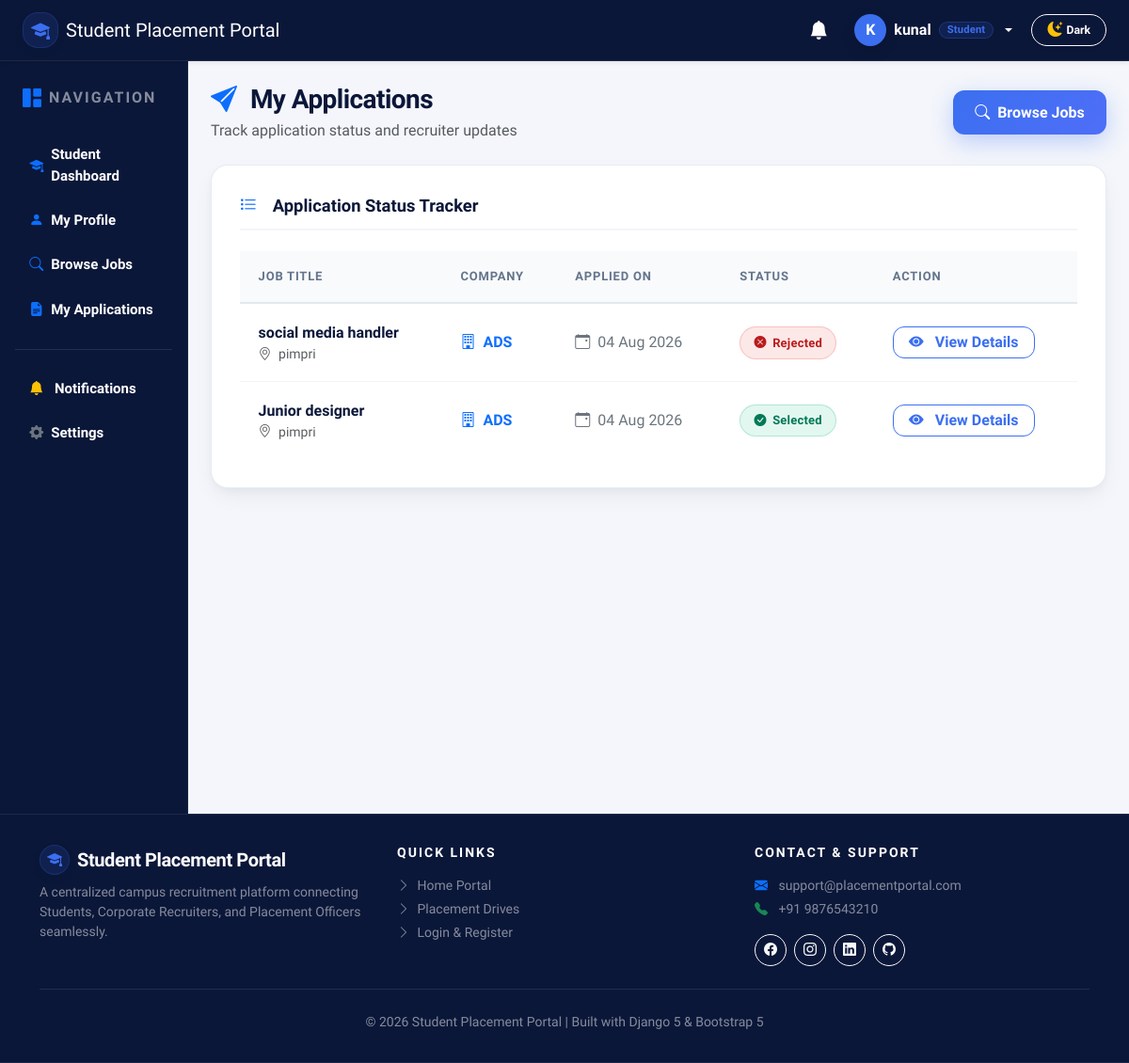
The app's page /applications/ (signed in) with its own data.
### accounts/models.py (models this page shows, shortened)
class User(AbstractUser):
    ROLE_CHOICES = (
        ('student', 'Student'),
        ('recruiter', 'Recruiter'),
        ('officer', 'Placement Officer'),
    )
    role = models.CharField(
        max_length=20,
        choices=ROLE_CHOICES
    )
    phone = models.CharField(
        max_length=15,
        blank=True,
        null=True
    )
    profile_picture = models.ImageField(
        upload_to='profile_pictures/',
        blank=True,
        null=True
    )
    is_verified = models.BooleanField(default=False)
    created_at = models.DateTimeField(auto_now_add=True)
    updated_at = models.DateTimeField(auto_now=True)

### applications/models.py (models this page shows, shortened)
class Application(models.Model):
    STATUS_CHOICES = [
        ("Pending", "Pending"),
        ("Under Review", "Under Review"),
        ("Shortlisted", "Shortlisted"),
        ("Rejected", "Rejected"),
        ("Selected", "Selected"),
    ]
    student = models.ForeignKey(
        Student,
        on_delete=models.CASCADE,
        related_name="applications",
    )
    job = models.ForeignKey(
        Job,
        on_delete=models.CASCADE,
        related_name="applications"
    )
    status = models.CharField(
        max_length=20,
        choices=STATUS_CHOICES,
        default="Pending"
    )
    applied_at = models.DateTimeField(
        auto_now_add=True
    )
    updated_at = models.DateTimeField(
        auto_now=True
    )
    class Meta:
        ordering = ["-applied_at"]
        constraints = [
            models.UniqueConstraint(
                fields=["student", "job"],
                name="unique_job_application"
            )
        ]

### jobs/models.py (models this page shows, shortened)
class Job(models.Model):
    JOB_TYPE_CHOICES = (
        ('Full-Time', 'Full-Time'),
        ('Part-Time', 'Part-Time'),
        ('Internship', 'Internship'),
        ('Contract', 'Contract'),
    )
    EXPERIENCE_CHOICES = (
        ('Fresher', 'Fresher'),
        ('0-1 Years', '0-1 Years'),
        ('1-3 Years', '1-3 Years'),
        ('3-5 Years', '3-5 Years'),
        ('5+ Years', '5+ Years'),
    )
    STATUS_CHOICES = (
        ('Open', 'Open'),
        ('Closed', 'Closed'),
    )
    company = models.ForeignKey(
        Company,
        on_delete=models.CASCADE,
        related_name='jobs'
    )
    recruiter = models.ForeignKey(
        settings.AUTH_USER_MODEL,
        on_delete=models.CASCADE,
        related_name='posted_jobs'
    )
    job_title = models.CharField(max_length=150)
    job_description = models.TextField()
    required_skills = models.TextField(
        help_text="Separate skills using commas"
    )
    qualification = models.CharField(max_length=150)
    experience = models.CharField(
        max_length=20,
        choices=EXPERIENCE_CHOICES,
        default='Fresher'
    )
    job_type = models.CharField(
        max_length=20,
        choices=JOB_TYPE_CHOICES
    )
    location = models.CharField(max_length=150)
    salary = models.CharField(max_length=100)
    vacancies = models.PositiveIntegerField(default=1)
    application_deadline = models.DateField()
    target_branches = models.CharField(
        max_length=255,
        default='ALL',
        help_text="Target branches for job posting (e.g. CO,IT,AIML or ALL)"
    )
    status = models.CharField(
        max_length=10,
        choices=STATUS_CHOICES,
        default='Open'
    )
    created_at = models.DateTimeField(auto_now_add=True)
    updated_at = models.DateTimeField(auto_now=True)
    class Meta:
        ordering = ['-created_at']

### recruiters/models.py (models this page shows, shortened)
class Company(models.Model):
    company_name = models.CharField(max_length=150)
    company_email = models.EmailField(unique=True)
    company_phone = models.CharField(max_length=15)
    website = models.URLField(blank=True, null=True)
    industry = models.CharField(max_length=100)
    location = models.CharField(max_length=150)
    description = models.TextField(blank=True, null=True)
    logo = models.ImageField(upload_to='company_logos/', blank=True, null=True)
    created_at = models.DateTimeField(auto_now_add=True)
    class Meta:
        ordering = ['company_name']

### applications/views.py (the view)
@login_required
def my_applications(request):
    student = get_object_or_404(
        Student,
        user=request.user
    )
    applications = Application.objects.filter(
        student=student
    ).select_related(
        "job",
        "job__company"
    )
    return render(
        request,
        "applications/my_applications.html",
        {
            "applications": applications,
        }
    )

### applications/templates/applications/my_applications.html (shortened to what this page needs)
{% extends "base.html" %}
{% block content %}
<div class="row">
    <div class="col-12 mb-4">
        <div class="d-flex align-items-center justify-content-between flex-wrap gap-2">
            <div>
                <h3 class="fw-bold mb-1" style="color: var(--spp-navy);"><i class="bi bi-send-fill text-primary me-2"></i> My Applications</h3>
                <p class="text-muted mb-0">Track application status and recruiter updates</p>
            </div>
            <a href="{% url 'jobs:job_list' %}" class="btn-spp-primary">
                <i class="bi bi-search"></i> Browse Jobs
            </a>
        </div>
    </div>
</div>
<div class="row">
    <div class="col-12">
        <div class="spp-card">
            <div class="spp-form-section-title">
                <i class="bi bi-list-task text-primary me-2"></i> Application Status Tracker
            </div>
            {% if applications %}
                <div class="table-responsive">
                    <table class="spp-table">
                        <thead>
                            <tr>
                                <th>Job Title</th>
                                <th>Company</th>
                                <th>Applied On</th>
                                <th>Status</th>
                                <th>Action</th>
                            </tr>
                        </thead>
                        <tbody>
                            {% for application in applications %}
                                <tr>
                                    <td>
                                        <strong class="fs-6" style="color: var(--spp-navy);">{{ application.job.job_title }}</strong>
                                        <div class="text-muted small"><i class="bi bi-geo-alt me-1"></i> {{ application.job.location }}</div>
                                    </td>
                                    <td>
                                        <span class="fw-semibold text-primary"><i class="bi bi-building me-1"></i> {{ application.job.company.company_name }}</span>
                                    </td>
                                    <td>
                                        <span class="text-secondary"><i class="bi bi-calendar-event me-1"></i> {{ application.applied_at|date:"d M Y" }}</span>
                                    </td>
                                    <td>
                                        {% if application.status == "Selected" %}
                                            <span class="spp-pill green"><i class="bi bi-check-circle-fill"></i> Selected</span>
                                        {% elif application.status == "Shortlisted" %}
                                            <span class="spp-pill purple"><i class="bi bi-star-fill"></i> Shortlisted</span>
                                        {% elif application.status == "Under Review" %}
                                            <span class="spp-pill blue"><i class="bi bi-eye-fill"></i> Under Review</span>
                                        {% elif application.status == "Rejected" %}
                                            <span class="spp-pill red"><i class="bi bi-x-circle-fill"></i> Rejected</span>
                                        {% else %}
                                            <span class="spp-pill gray"><i class="bi bi-clock-history"></i> Pending</span>
                                        {% endif %}
                                    </td>
                                    <td>
                                        <a href="{% url 'applications:application_detail' application.id %}" class="btn-spp-outline py-1 px-3 fs-7">
                                            <i class="bi bi-eye-fill me-1"></i> View Details
                                        </a>
                                    </td>
                                </tr>
                            {% endfor %}
                        </tbody>
                    </table>
                </div>
            {% endif %}
        </div>
    </div>
</div>
{% endblock %}

### templates/includes/navbar.html (shortened to what this page needs)
<nav class="navbar navbar-expand-lg navbar-dark shadow-sm sticky-top py-2.5" style="background-color: #0B1739 !important; border-bottom: 1px solid rgba(255,255,255,0.08); z-index: 1030;">
    <div class="container-fluid px-3 px-lg-4">
        <a class="navbar-brand d-flex align-items-center gap-2 fw-extrabold" href="/">
            <div class="spp-stat-icon blue p-0" style="width: 38px; height: 38px; font-size: 1.25rem;">
                <i class="bi bi-mortarboard-fill"></i>
            </div>
            <span class="fs-5 tracking-tight text-white">Student Placement Portal</span>
        </a>
        <div class="collapse navbar-collapse" id="navbarContent">
            <ul class="navbar-nav ms-auto align-items-lg-center gap-2 mt-2 mt-lg-0">
                {% if user.is_authenticated %}
                    <li class="nav-item me-1">
                        <a class="nav-link text-white position-relative px-2 py-1" href="{% url 'accounts:notifications' %}" title="Notifications">
                            <i class="bi bi-bell-fill fs-5"></i>
                        </a>
                    </li>
                    <li class="nav-item dropdown">
                        <a class="nav-link dropdown-toggle text-white d-flex align-items-center gap-2 fw-semibold px-2 py-1" href="#" role="button" data-bs-toggle="dropdown">
                            <div class="spp-avatar border-0" style="width: 34px; height: 34px; font-size: 1rem; background: var(--spp-blue); color: #ffffff;">
                                {{ user.username|slice:":1"|upper }}
                            </div>
                            <span class="text-white">{{ user.username }}</span>
                            {% if user.role == 'student' %}
                                <span class="spp-pill blue py-0 px-2" style="font-size: 0.7rem;">Student</span>
                            {% elif user.role == 'recruiter' %}
                                <span class="spp-pill purple py-0 px-2" style="font-size: 0.7rem;">Recruiter</span>
                            {% elif user.role == 'officer' %}
                                <span class="spp-pill orange py-0 px-2" style="font-size: 0.7rem;">TPO Officer</span>
                            {% endif %}
                        </a>
                    </li>
                {% endif %}
                <li class="nav-item ms-lg-1">
                    <button class="btn btn-sm btn-outline-light rounded-pill px-3 py-1.5 d-inline-flex align-items-center justify-content-center gap-1.5 shadow-sm" id="themeToggleBtn" title="Toggle Dark/Light Theme" type="button" style="cursor: pointer;">
                        <i class="bi bi-moon-stars-fill text-warning fs-6" id="themeToggleIcon"></i>
                        <span id="themeToggleLabel" class="small fw-bold text-white ms-1">Dark</span>
                    </button>
                </li>
            </ul>
        </div>
    </div>
</nav>

### static/css/style.css (style rules this page uses)
:root { --spp-navy: #0B1739; --spp-navy-dark: #070F26; --spp-navy-light: #162650; --spp-blue: #3B6FF0; --spp-blue-dark: #2553ca; --spp-grad-start: #4F6EF7; --spp-grad-end: #8B5CF6; --spp-bg: #F4F6FB; --spp-card-bg: #FFFFFF; --spp-text-main: #0F172A; --spp-text-muted: #64748B; --spp-border: #E2E8F0; --spp-green: #10B981; --spp-green-bg: rgba(16, 185, 129, 0.1); --spp-orange: #F59E0B; --spp-orange-bg: rgba(245, 158, 11, 0.1); --spp-purple: #8B5CF6; --spp-purple-bg: rgba(139, 92, 246, 0.1); --spp-red: #EF4444; --spp-red-bg: rgba(239, 68, 68, 0.1); --spp-gray: #64748B; --spp-gray-bg: rgba(100, 116, 139, 0.1); --spp-shadow-sm: 0 2px 5px rgba(11, 23, 57, 0.04), 0 1px 2px rgba(11, 23, 57, 0.02); --spp-shadow-md: 0 10px 25px -3px rgba(11, 23, 57, 0.06), 0 4px 10px -2px rgba(11, 23, 57, 0.04); --spp-shadow-lg: 0 20px 40px -4px rgba(11, 23, 57, 0.1); --spp-shadow-glow: 0 8px 25px rgba(59, 111, 240, 0.3); }
body { background-color: var(--spp-bg); color: var(--spp-text-main); font-family: 'Plus Jakarta Sans', -apple-system, BlinkMacSystemFont, "Segoe UI", Roboto, sans-serif; min-height: 100vh; -webkit-font-smoothing: antialiased; }
h1, h2, h3, h4, h5, h6 { font-family: 'Plus Jakarta Sans', 'Outfit', sans-serif; font-weight: 700; color: var(--spp-navy); letter-spacing: -0.02em; }
.spp-card { background: var(--spp-card-bg); border-radius: 18px; border: 1px solid rgba(226, 232, 240, 0.85); box-shadow: var(--spp-shadow-md); padding: 1.85rem; margin-bottom: 1.75rem; transition: transform 0.25s ease, box-shadow 0.25s ease, border-color 0.25s ease; }
.spp-stat-icon { width: 56px; height: 56px; border-radius: 16px; display: flex; align-items: center; justify-content: center; font-size: 1.65rem; flex-shrink: 0; box-shadow: 0 4px 12px rgba(0, 0, 0, 0.04); }
.spp-stat-icon.blue { background: rgba(59, 111, 240, 0.12); color: var(--spp-blue); border: 1px solid rgba(59, 111, 240, 0.2); }
.spp-pill { display: inline-flex; align-items: center; gap: 0.4rem; padding: 0.4rem 0.9rem; border-radius: 50rem; font-size: 0.8125rem; font-weight: 700; letter-spacing: 0.2px; }
.spp-pill.blue { background: rgba(59, 111, 240, 0.12); color: var(--spp-blue); border: 1px solid rgba(59, 111, 240, 0.25); }
.spp-pill.green { background: rgba(16, 185, 129, 0.12); color: #047857; border: 1px solid rgba(16, 185, 129, 0.25); }
.spp-pill.red { background: rgba(239, 68, 68, 0.12); color: #b91c1c; border: 1px solid rgba(239, 68, 68, 0.25); }
.btn-spp-primary { background: linear-gradient(135deg, #3B6FF0 0%, #4F6EF7 100%); color: #ffffff; border: none; border-radius: 12px; padding: 0.72rem 1.45rem; font-weight: 700; text-decoration: none; display: inline-flex; align-items: center; justify-content: center; gap: 0.5rem; box-shadow: var(--spp-shadow-glow); transition: all 0.25s cubic-bezier(0.4, 0, 0.2, 1); }
.btn-spp-outline { background-color: transparent; color: var(--spp-blue); border: 1.75px solid var(--spp-blue); border-radius: 12px; padding: 0.68rem 1.35rem; font-weight: 700; text-decoration: none; display: inline-flex; align-items: center; justify-content: center; gap: 0.5rem; transition: all 0.25s cubic-bezier(0.4, 0, 0.2, 1); }
.spp-table { width: 100%; border-collapse: separate; border-spacing: 0; }
.spp-table th { background: #F8FAFC; color: var(--spp-text-muted); font-size: 0.8125rem; font-weight: 800; text-transform: uppercase; letter-spacing: 0.06em; padding: 1.1rem 1.25rem; border-bottom: 2px solid #E2E8F0; }
.spp-table td { padding: 1.15rem 1.25rem; border-bottom: 1px solid #F1F5F9; vertical-align: middle; }
.spp-table tbody tr:last-child td { border-bottom: none; }
.spp-table tbody tr { transition: background-color 0.2s ease, transform 0.2s ease; }
.spp-form-section-title { font-size: 1.15rem; font-weight: 800; color: var(--spp-navy); margin-bottom: 1.35rem; padding-bottom: 0.65rem; border-bottom: 2px solid #F1F5F9; display: flex; align-items: center; gap: 0.55rem; }
.spp-avatar { width: 76px; height: 76px; border-radius: 50%; object-fit: cover; border: 3px solid #ffffff; box-shadow: 0 6px 16px rgba(0,0,0,0.12); background-color: #E2E8F0; display: inline-flex; align-items: center; justify-content: center; font-size: 1.85rem; color: var(--spp-navy); }

### records on screen
User: username "K", username "kunal"
Application: job.job_title "social media handler", job.location "pimpri", job.company.company_name "ADS", applied_at "04 Aug 2026", status "Rejected" (drawn)
Application: job.job_title "Junior designer", job.location "pimpri", job.company.company_name "ADS", applied_at "04 Aug 2026", status "Selected" (drawn)
